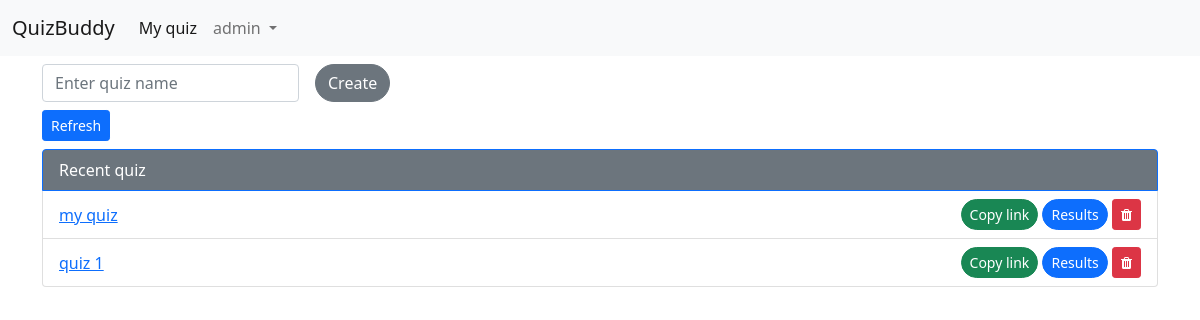
The page /app/quiz/ (signed in) on the database as committed earlier.
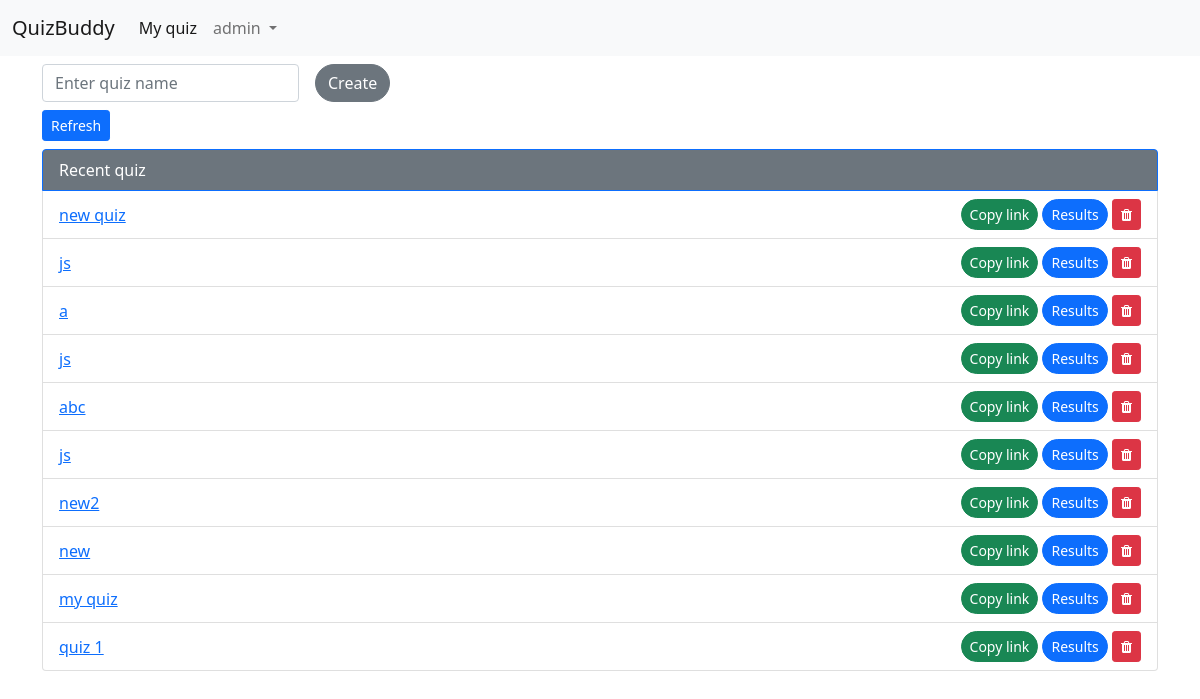
The same page on the database as committed later.
### app/models.py (models this page shows, shortened)
class Quiz(TimeStampedModel):
    name = models.CharField(max_length=50)
    user = models.ForeignKey(get_user_model(), on_delete=models.CASCADE)

### app/views.py (the view)
# urls.py: path('app/quiz/' , ListQuizView.as_view() , name='quiz_list'),
class ListQuizView(LoginRequiredMixin,generic.ListView ):
    template_name = 'app/list_quiz.html'
    context_object_name = 'quiz_list'
    def get_queryset(self):
        queryset = Quiz.objects.values('id','name').filter(user = self.request.user).order_by('-created')
        if queryset.count() == 0:
            messages.info(self.request, 'You have not created any quiz yet !')
        return queryset

### templates/app/quiz_list.html (shortened to what this page needs)
{% extends 'base.html' %}
{% block link %}
<link rel="stylesheet" href="https://cdnjs.cloudflare.com/ajax/libs/font-awesome/4.7.0/css/font-awesome.min.css">
{% endblock link %}
{% load static %}
{% block content %}
<form action="" method="POST" onsubmit="event.preventDefault();" id="quizForm">
    <div class="row g-3 align-items-center">
        <div class="col-auto">
            <input type="text" autocomplete required name="quizName" id="quizName" class="form-control"
                aria-describedby="passwordHelpInline" placeholder="Enter quiz name">
        </div>
        <div class="col-auto">
            <span id="passwordHelpInline" class="form-text">
                <input type="submit" class="btn btn-secondary rounded-pill" value="Create" id="createBtn">
            </span>
        </div>
    </div>
</form>
<a class="btn btn-primary btn-sm mt-2" href="">Refresh</a>
<ul class="list-group my-2">
    <li class="list-group-item active bg-secondary" aria-current="true">Recent quiz
    </li>
    {% for quiz in quiz_list %}
    <li class="list-group-item d-flex justify-content-between align-items-center"><a href="{%url 'quiz_page' quiz.id%}">{{quiz.name}}</a>
        <span>
            <a class="btn btn-success btn-sm rounded-pill" id='button{{quiz.id}}' onclick="copyQuizLink({{quiz}});">Copy link</a>
            <a class="btn btn-primary btn-sm rounded-pill" href="{%url 'quiz_results' quiz.id%}">Results</a>
            <a class="btn btn-danger btn-sm " href="{%url 'quiz_delete' quiz.id%}"><i class="fa fa-solid fa-trash"></i></a>
        </span>
    </li>
    {% endfor %}
</ul>
{% endblock content %}

### templates/base.html (shortened to what this page needs)
<!doctype html>
<html lang="en">
<head>
    <link href="https://cdn.jsdelivr.net/npm/bootstrap@5.1.0/dist/css/bootstrap.min.css" rel="stylesheet"
>
    {% block link %}
    {% endblock link %}
</head>
<body>
    <nav class="navbar navbar-expand-lg navbar-light bg-light">
        <div class="container-fluid">
            <a class="navbar-brand" href="/">QuizBuddy</a>
            <div class="collapse navbar-collapse" id="navbarSupportedContent">
                <ul class="navbar-nav me-auto mb-2 mb-lg-0">
                    {% if user.is_authenticated %}
                    <li class="nav-item">
                        <a class="nav-link active" aria-current="page" href="{%url 'quiz_list'%}">My quiz</a>
                    </li>
                    <li class="nav-item dropdown">
                        <a class="nav-link dropdown-toggle" href="#" id="navbarDropdown" role="button"
                            data-bs-toggle="dropdown" aria-expanded="false">
                            {{user.username}}
                        </a>
                    </li>
                    {% endif %}
                </ul>
            </div>
        </div>
    </nav>
    <div class="container my-2">
        {% block content %}
        {% endblock content %}
    </div>
</body>
</html>

Rows that differ between the two databases and show on the page:
added Quiz: name "new quiz"
added Quiz: name "js"
added Quiz: name "a"
added Quiz: name "js"
added Quiz: name "abc"
added Quiz: name "js"
added Quiz: name "new2"
added Quiz: name "new"
